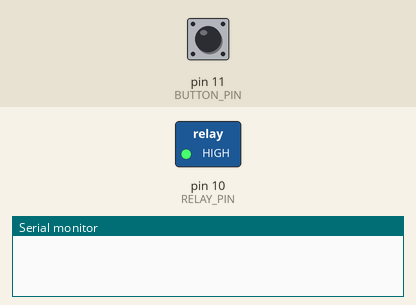
A sketch run on a simulated Arduino Uno, built with avr-gcc and run on an emulated ATmega328P. On the bench: switched loads named in the sketch (green lamp = pin HIGH), the last lines printed to the serial monitor. Dashed ring = blinking. The test bench sets the inputs (shaded band); at power-on: pin 11 (BUTTON_PIN) LOW.

Above: at 1.2 s.
1.3 s: pin 11 (BUTTON_PIN) pulsed HIGH 5 times (0.12 s each, 0.3 s apart)
At 1.8 s:
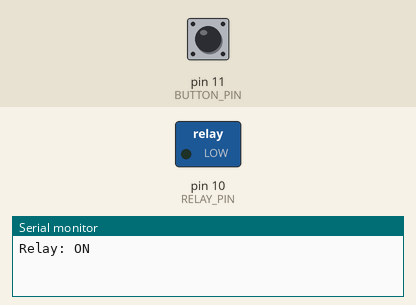
Timing chart, 0 to 4.3 s (numbered marks = the images above; inputs shaded):
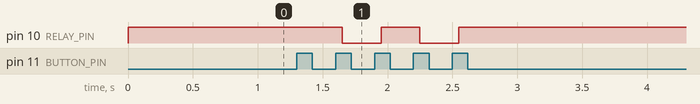

The sketch:

MKE-M05_Optocoupler_Relay_Demo.ino
```cpp
// Thêm bộ thư viện Nút nhấn.
// Add the Button library.
#include <MKL_OneButton.h>

// Chọn chân Digital cho Nút nhấn.
// Select the Digital pin for Button.
#define BUTTON_PIN 11

// Khởi tạo "OneButton" cho Nút nhấn với cấu hình sau.
// Initialize "OneButton" for the Button with the following config.
MKL_OneButton btn = MKL_OneButton(
    BUTTON_PIN, // Cấu hình đây là chân Digital Input.
    true,       // Nút nhấn kích hoạt LOW.
    false       // Kích hoạt điện trở nội "Pull-Up".
);

// Chọn chân Digital điều khiển Relay.
// Select the Digital pin to control Relay.
#define RELAY_PIN 10

// Lưu trạng thái hiện tại của Relay (true = OFF Relay).
// Save the current state of the Relay (true = OFF Relay).
bool stateRelay = true;

void setup()
{
  // Khởi động kết nối Serial UART ở tốc độ 9600 để truyền dữ liệu lên máy tính.
  // Start the Serial UART connection at 9600 to transfer data to the computer.
  Serial.begin(9600);

  // Liên kết hàm "controlRelay" được gọi trên một sự kiện 1 Click.
  // Link the "controlRelay" function to be called on a single click event.
  btn.attachClick(controlRelay);

  // Cấu hình đây là chân Digital Output.
  // Config this is Digital Output.
  pinMode(RELAY_PIN, OUTPUT);

  // Đảm bảo tắt Relay khi mới khởi động.
  // Make sure to turn off the Relay when starting.
  digitalWrite(RELAY_PIN, stateRelay);
}

void loop()
{
  // Tiếp tục theo dõi Nút nhấn.
  // Keep watching the Button.
  btn.tick();
}

void controlRelay()
{
  // Đảo trạng thái Relay.
  // Invert the Relay state.
  stateRelay = !stateRelay;
  digitalWrite(RELAY_PIN, stateRelay);

  // Truyền giá trị lên máy tính.
  // Transmit the value to the computer.
  if (stateRelay)
  {
    Serial.println("Relay: OFF");
  }
  else
  {
    Serial.println("Relay: ON");
  }
}
```

Measured:
- after the input at 1.3 s, pin 10 (RELAY_PIN): alternates HIGH for 0.30 s and LOW for 0.30 s, 4 changes in all, then stays HIGH, starting after 0.35 s
